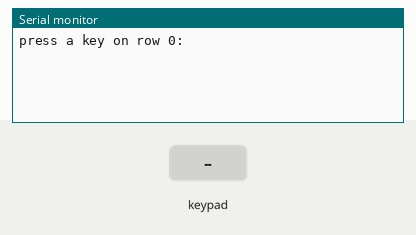
The sketch below on a simulated Arduino Uno, built with avr-gcc and run on an emulated ATmega328P. Shown: the last lines printed to the serial monitor. Wiring (inferred from the names in the program): 4×4 keypad with keys 1 2 3 A 4 5 6 B 7 8 9 C * 0 # D: rows pin 9, pin 10, pin 11, pin 12; columns pin 5, pin 6, pin 7, pin 8. Inputs (shaded band) come from the test bench.

Above: at 1.2 s.
1.3 s: key '*' pressed
At 1.7 s:
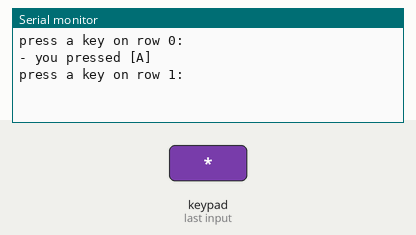
2.8 s: key '7' pressed
At 4.0 s:
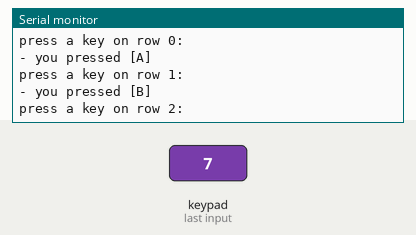
4.3 s: keypad keys 2 5 pressed 0.4 s apart
At 7.9 s:
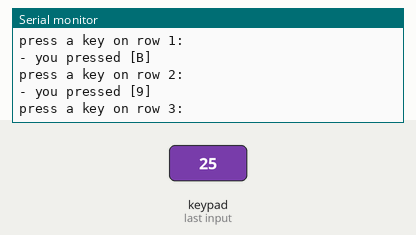
8.1 s: keypad keys 1 2 pressed 0.4 s apart
At 9.3 s:
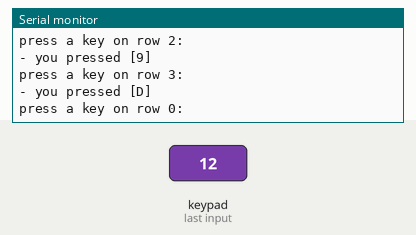
Timing chart, 0 to 11.1 s (numbered marks = the images above; inputs shaded):
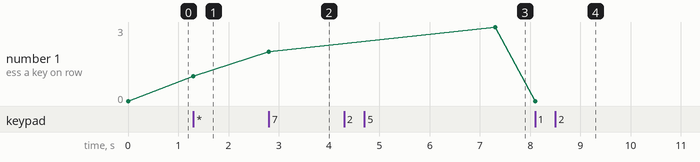

Measured:
- after the input at 1.3 s, the serial monitor: prints a new line at once (image 1)
- after the input at 2.8 s, the serial monitor: prints a new line at once (image 2)
- after the input at 4.3 s, the serial monitor: prints a new line after 3.0 s (image 3)
- after the input at 8.1 s, the serial monitor: prints a new line at once (image 4)
- plotted number 1: 0 → 1 after the input at 1.3 s, 1 → 2 after the input at 2.8 s, 2 → 3 after the input at 4.3 s, 3 → 0 after the input at 8.1 s

The sketch:

Arduino_Keypad.ino
```cpp
#define PIN_R0 12
#define PIN_R1 11
#define PIN_R2 10
#define PIN_R3  9
#define PIN_C0  8
#define PIN_C1  7
#define PIN_C2  6
#define PIN_C3  5
const char keys[4][4] = {
 { '1', '2', '3', 'A'},
 { '4', '5', '6', 'B' },
 { '7', '8', '9', 'C' },
 { '*', '0', '#', 'D'}
};
 // setup for reading key on a specify row r -- set PIN_Rr to 0, all other PIN_Rx to 1
void setupForReadingRow(int r) {
   digitalWrite(PIN_R0, r != 0);
   digitalWrite(PIN_R1, r != 1);
   digitalWrite(PIN_R2, r != 2);
   digitalWrite(PIN_R3, r != 3);
}
// read which column with key press; -1 if none
int readColumnOfKeyPress() {
 int c0 = digitalRead(PIN_C0);
 int c1 = digitalRead(PIN_C1);
 int c2 = digitalRead(PIN_C2);
 int c3 = digitalRead(PIN_C3);
 int c = -1;
 if (c0 == 0) {
   c = 0;
 } else if (c1 == 0) {
   c = 1;
 } else if (c2 == 0) {
   c = 2;
 } else if (c3 == 0) {
   c = 3;
 }
 return c;
}
void setup() {
 pinMode(PIN_R0, OUTPUT);
 pinMode(PIN_R1, OUTPUT);
 pinMode(PIN_R2, OUTPUT);
 pinMode(PIN_R3, OUTPUT);
 pinMode(PIN_C0, INPUT_PULLUP);
 pinMode(PIN_C1, INPUT_PULLUP);
 pinMode(PIN_C2, INPUT_PULLUP);
 pinMode(PIN_C3, INPUT_PULLUP);
 Serial.begin(115200);
}
void promptForKeyPressOnRow(int r) {
 Serial.println(String("press a key on row ") + String(r) + String(":"));
 setupForReadingRow(r);
 while (true) {
   int c = readColumnOfKeyPress();
   if (c != -1) {
     char key = keys[r][c];
     Serial.println(String("- you pressed [") + String(key) + String("]"));
     break;
   }
 }
}
void loop() {
 promptForKeyPressOnRow(0);
 promptForKeyPressOnRow(1);
 promptForKeyPressOnRow(2);
 promptForKeyPressOnRow(3);
}
```
